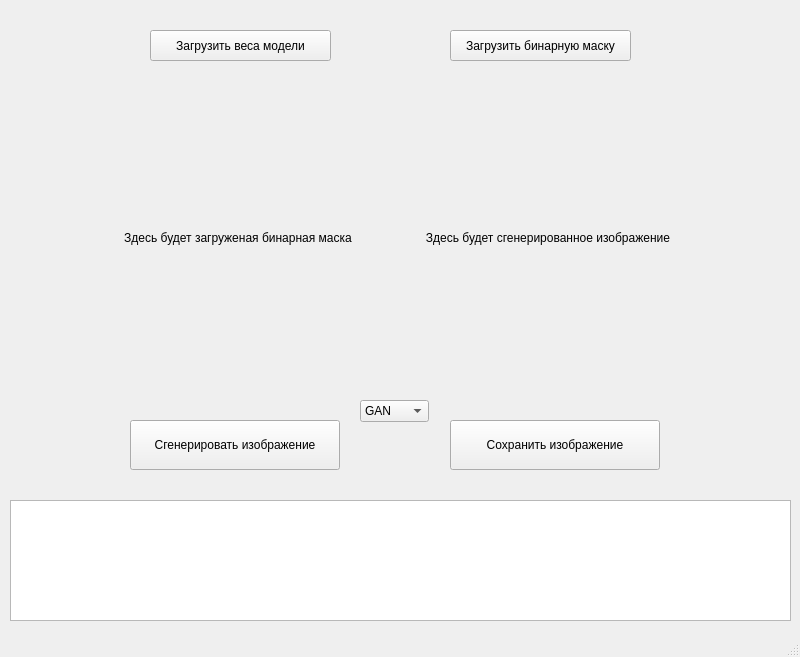
<?xml version="1.0" encoding="UTF-8"?>
<ui version="4.0">
 <class>MainWindow</class>
 <widget class="QMainWindow" name="MainWindow">
  <property name="geometry">
   <rect>
    <x>0</x>
    <y>0</y>
    <width>800</width>
    <height>657</height>
   </rect>
  </property>
  <property name="windowTitle">
   <string>Инференс</string>
  </property>
  <widget class="QWidget" name="centralwidget">
   <widget class="QPushButton" name="Generation_image">
    <property name="geometry">
     <rect>
      <x>130</x>
      <y>420</y>
      <width>210</width>
      <height>50</height>
     </rect>
    </property>
    <property name="text">
     <string>Сгенерировать изображение</string>
    </property>
   </widget>
   <widget class="QPushButton" name="save_button">
    <property name="geometry">
     <rect>
      <x>450</x>
      <y>420</y>
      <width>210</width>
      <height>50</height>
     </rect>
    </property>
    <property name="text">
     <string>Сохранить изображение</string>
    </property>
   </widget>
   <widget class="QPushButton" name="load_weight_button">
    <property name="geometry">
     <rect>
      <x>150</x>
      <y>30</y>
      <width>181</width>
      <height>31</height>
     </rect>
    </property>
    <property name="text">
     <string>Загрузить веса модели</string>
    </property>
   </widget>
   <widget class="QPushButton" name="load_mask_button">
    <property name="geometry">
     <rect>
      <x>450</x>
      <y>30</y>
      <width>181</width>
      <height>31</height>
     </rect>
    </property>
    <property name="text">
     <string>Загрузить бинарную маску</string>
    </property>
   </widget>
   <widget class="QComboBox" name="comboBox">
    <property name="geometry">
     <rect>
      <x>360</x>
      <y>400</y>
      <width>69</width>
      <height>22</height>
     </rect>
    </property>
    <item>
     <property name="text">
      <string>GAN</string>
     </property>
    </item>
    <item>
     <property name="text">
      <string>Diffusion</string>
     </property>
    </item>
   </widget>
   <widget class="QLabel" name="load_image">
    <property name="geometry">
     <rect>
      <x>110</x>
      <y>110</y>
      <width>256</width>
      <height>256</height>
     </rect>
    </property>
    <property name="text">
     <string>&lt;html&gt;&lt;head/&gt;&lt;body&gt;&lt;p align=&quot;center&quot;&gt;Здесь будет загруженая бинарная маска&lt;/p&gt;&lt;/body&gt;&lt;/html&gt;</string>
    </property>
   </widget>
   <widget class="QLabel" name="generated_image">
    <property name="geometry">
     <rect>
      <x>420</x>
      <y>110</y>
      <width>256</width>
      <height>256</height>
     </rect>
    </property>
    <property name="toolTip">
     <string>&lt;html&gt;&lt;head/&gt;&lt;body&gt;&lt;p&gt;&lt;br/&gt;&lt;/p&gt;&lt;/body&gt;&lt;/html&gt;</string>
    </property>
    <property name="text">
     <string>&lt;html&gt;&lt;head/&gt;&lt;body&gt;&lt;p align=&quot;center&quot;&gt;Здесь будет сгенерированное изображение&lt;/p&gt;&lt;/body&gt;&lt;/html&gt;</string>
    </property>
   </widget>
   <widget class="QTextEdit" name="log">
    <property name="geometry">
     <rect>
      <x>10</x>
      <y>500</y>
      <width>781</width>
      <height>121</height>
     </rect>
    </property>
   </widget>
  </widget>
  <widget class="QStatusBar" name="statusbar"/>
  <widget class="QMenuBar" name="menubar">
   <property name="geometry">
    <rect>
     <x>0</x>
     <y>0</y>
     <width>800</width>
     <height>21</height>
    </rect>
   </property>
  </widget>
 </widget>
 <resources/>
 <connections/>
</ui>
